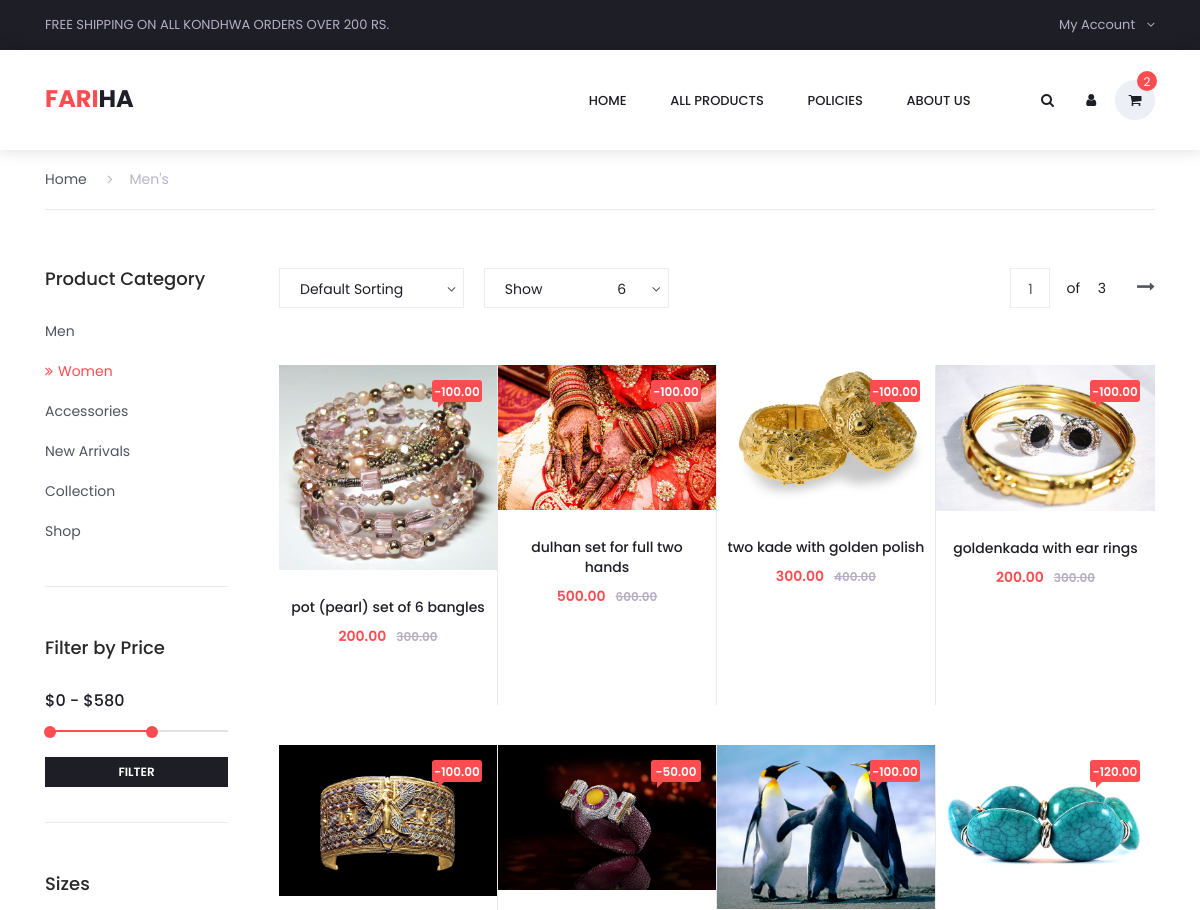
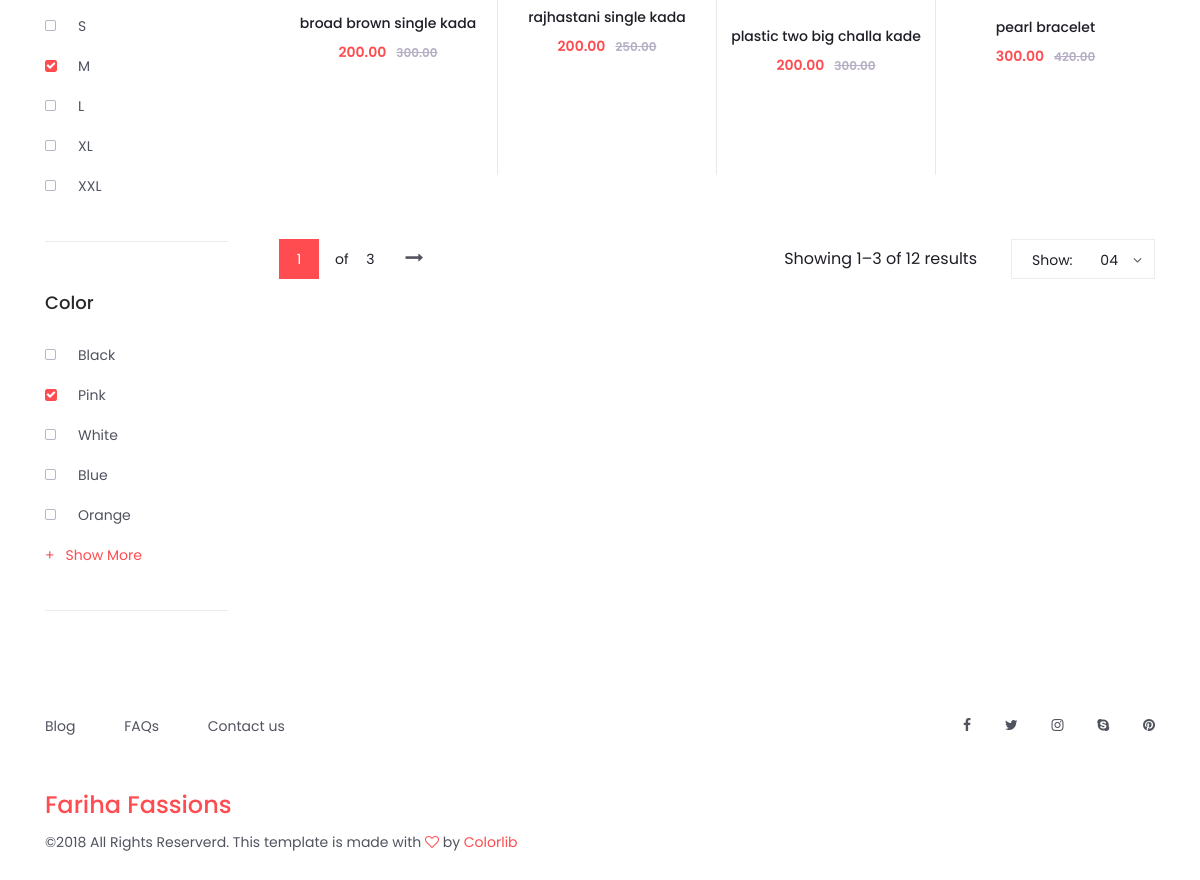
Screenshot of /products/list/ with the database file from the repository (2 pictures, top to bottom).
### portal/models.py (models this page shows, shortened)
class Product(models.Model):
    name = models.CharField(max_length=16)
    headline = models.CharField(max_length=48)
    details = models.TextField(blank=True)
    price = models.DecimalField(max_digits=6, decimal_places=2)
    actual_price = models.DecimalField(max_digits=6, decimal_places=2)
    sizes = models.ManyToManyField(Size)
    colors = models.ManyToManyField(Color)
    preference = models.PositiveSmallIntegerField(default=2, choices=PREFERENCE_CHOICES)
    categories = models.ManyToManyField(Category)
    tag = models.CharField(max_length=5, blank=True)
    available_pieces = models.PositiveSmallIntegerField(default=100)
    out_of_stock = models.BooleanField(default=False)
    created_on = models.DateTimeField(auto_now_add=True)
    updated_on = models.DateTimeField(auto_now=True)
    active = models.BooleanField(default=True)
    objects = ProductManager()
    @property
    def get_base_photo_url(self):
        return self.productphoto_set.get(base_photo=True).photo.url
    @property
    def get_off_price(self):
        return self.price - self.actual_price
    @property
    def get_absolute_url(self):
        return reverse_lazy('portal:product_detail', kwargs={'product_id': self.id})

class ProductPhoto(models.Model):
    photo = models.ImageField(upload_to='products/product_photos/')
    color = models.ForeignKey(Color, on_delete=models.PROTECT)
    position = models.ForeignKey(PhotoPosition, on_delete=models.PROTECT)
    product = models.ForeignKey('Product', on_delete=models.PROTECT)
    base_photo = models.BooleanField(default=False)

### portal/views.py (the view)
# urls.py: url(r'^products/list/$', views.ProductListView.as_view(), name='product_list'),
class ProductListView(ListView):
    model = Product
    template_name = 'portal/product_list.html'
    context_object_name = 'products'

### portal/managers.py (called while the page is built)
    def get_queryset(self):
        return ProductQueryset(self.model, using=self.db)

### portal/templates/portal/product_list.html (shortened to what this page needs)
{% extends "portal/base.html" %}
{% load static %}
    {% block custom_links %}
        <link rel="stylesheet" type="text/css" href="{% static "plugins/jquery-ui-1.12.1.custom/jquery-ui.css" %}">
        <link rel="stylesheet" type="text/css" href="{% static "styles/categories_styles.css" %}">
        <link rel="stylesheet" type="text/css" href="{% static "styles/categories_responsive.css" %}">
    {% endblock %}
{% block content %}
    <div class="super_container">
        <div class="container product_section_container">
            <div class="row">
                <div class="col product_section clearfix">
                    <div class="breadcrumbs d-flex flex-row align-items-center">
                        <ul>
                            <li><a href="index.html">Home</a></li>
                            <li class="active"><a href="index.html"><i class="fa fa-angle-right" aria-hidden="true"></i>Men's</a></li>
                        </ul>
                    </div>
                    <div class="sidebar">
                        <div class="sidebar_section">
                            <div class="sidebar_title">
                                <h5>Product Category</h5>
                            </div>
                            <ul class="sidebar_categories">
                                <li><a href="#">Men</a></li>
                                <li class="active"><a href="#"><span><i class="fa fa-angle-double-right" aria-hidden="true"></i></span>Women</a></li>
                                <li><a href="#">Accessories</a></li>
                                <li><a href="#">New Arrivals</a></li>
                                <li><a href="#">Collection</a></li>
                                <li><a href="#">Shop</a></li>
                            </ul>
                        </div>
                        <div class="sidebar_section">
                            <div class="sidebar_title">
                                <h5>Filter by Price</h5>
                            </div>
                            <p>
                                <input type="text" id="amount" readonly style="border:0; color:#f6931f; font-weight:bold;">
                            </p>
                            <div id="slider-range"></div>
                            <div class="filter_button"><span>filter</span></div>
                        </div>
                        <div class="sidebar_section">
                            <div class="sidebar_title">
                                <h5>Sizes</h5>
                            </div>
                            <ul class="checkboxes">
                                <li><i class="fa fa-square-o" aria-hidden="true"></i><span>S</span></li>
                                <li class="active"><i class="fa fa-square" aria-hidden="true"></i><span>M</span></li>
                                <li><i class="fa fa-square-o" aria-hidden="true"></i><span>L</span></li>
                                <li><i class="fa fa-square-o" aria-hidden="true"></i><span>XL</span></li>
                                <li><i class="fa fa-square-o" aria-hidden="true"></i><span>XXL</span></li>
                            </ul>
                        </div>
                        <div class="sidebar_section">
                            <div class="sidebar_title">
                                <h5>Color</h5>
                            </div>
                            <ul class="checkboxes">
                                <li><i class="fa fa-square-o" aria-hidden="true"></i><span>Black</span></li>
                                <li class="active"><i class="fa fa-square" aria-hidden="true"></i><span>Pink</span></li>
                                <li><i class="fa fa-square-o" aria-hidden="true"></i><span>White</span></li>
                                <li><i class="fa fa-square-o" aria-hidden="true"></i><span>Blue</span></li>
                                <li><i class="fa fa-square-o" aria-hidden="true"></i><span>Orange</span></li>
                            </ul>
                            <div class="show_more">
                                <span><span>+</span>Show More</span>
                            </div>
                        </div>
                    </div>
                    <div class="main_content">
                        <div class="products_iso">
                            <div class="row">
                                <div class="col">
                                    <div class="product_sorting_container product_sorting_container_top">
                                        <ul class="product_sorting">
                                            <li>
                                                <span class="type_sorting_text">Default Sorting</span>
                                                <i class="fa fa-angle-down"></i>
                                            </li>
                                            <li>
                                                <span>Show</span>
                                                <span class="num_sorting_text">6</span>
                                                <i class="fa fa-angle-down"></i>
                                            </li>
                                        </ul>
                                        <div class="pages d-flex flex-row align-items-center">
                                            <div class="page_current">
                                                <span>1</span>
                                            </div>
                                            <div class="page_total"><span>of</span> 3</div>
                                            <div id="next_page" class="page_next"><a href="#"><i class="fa fa-long-arrow-right" aria-hidden="true"></i></a></div>
                                        </div>
                                    </div>
                                    <div class="product-grid">
                                        {% for product in products %}
                                              <div class="product-item{% for category in product.categories.all %} {{ category.name }}{% endfor %}">
                                                  <div class="product discount product_filter">
                                                      <div class="product_image">
                                                          <img src="{{ product.get_base_photo_url }}" alt="">
                                                      </div>
                                                      <div class="product_bubble product_bubble_right product_bubble_red d-flex flex-column align-items-center"><span>{{ product.get_off_price }}</span></div>
                                                      <div class="product_info">
                                                          <h6 class="product_name"><a href="{{ product.get_absolute_url }}">{{ product.headline }}</a></h6>
                                                          <div class="product_price">{{ product.price }}<span>{{ product.actual_price }}</span></div>
                                                      </div>
                                                  </div>
                                              </div>
                                        {% endfor %}
                                    </div>
                                    <div class="product_sorting_container product_sorting_container_bottom clearfix">
                                        <ul class="product_sorting">
                                            <li>
                                                <span>Show:</span>
                                                <span class="num_sorting_text">04</span>
                                                <i class="fa fa-angle-down"></i>
                                            </li>
                                        </ul>
                                        <span class="showing_results">Showing 1–3 of 12 results</span>
                                        <div class="pages d-flex flex-row align-items-center">
                                            <div class="page_current">
                                                <span>1</span>
                                            </div>
                                            <div class="page_total"><span>of</span> 3</div>
                                            <div id="next_page_1" class="page_next"><a href="#"><i class="fa fa-long-arrow-right" aria-hidden="true"></i></a></div>
                                        </div>
                                    </div>
                                </div>
                            </div>
                        </div>
                    </div>
                </div>
            </div>
        </div>
    </div>
{% endblock %}

### portal/templates/portal/base.html (shortened to what this page needs)
{% load static %}
<!DOCTYPE html>
<html lang="en">
<head>
{% block common_links %}
    <link rel="stylesheet" type="text/css" href="{% static "styles/bootstrap4/bootstrap.min.css" %}">
    <link href="{% static "plugins/font-awesome-4.7.0/css/font-awesome.min.css" %}" rel="stylesheet" type="text/css">
    <link rel="stylesheet" type="text/css" href="{% static "plugins/OwlCarousel2-2.2.1/owl.carousel.css" %}">
    <link rel="stylesheet" type="text/css" href="{% static "plugins/OwlCarousel2-2.2.1/owl.theme.default.css" %}">
    <link rel="stylesheet" type="text/css" href="{% static "plugins/OwlCarousel2-2.2.1/animate.css" %}">
    <link rel="stylesheet" type="text/css" href="{% static "styles/style.css" %}">
{% endblock %}
{% block custom_links %}
{% endblock %}
</head>
<body>
<div class="super_container">
	<header class="header trans_300">
		<div class="top_nav">
			<div class="container">
				<div class="row">
					<div class="col-md-6">
						<div class="top_nav_left">free shipping on all kondhwa orders over 200 rs.</div>
					</div>
					<div class="col-md-6 text-right">
						<div class="top_nav_right">
							<ul class="top_nav_menu">
								<li class="account">
									<a href="#">
										My Account
										<i class="fa fa-angle-down"></i>
									</a>
								</li>
							</ul>
						</div>
					</div>
				</div>
			</div>
		</div>
		<div class="main_nav_container">
			<div class="container">
				<div class="row">
					<div class="col-lg-12 text-right">
						<div class="logo_container">
							<a href="{% url "portal:home" %}"><span>FARI</span>HA</a>
						</div>
						<nav class="navbar">
							<ul class="navbar_menu">
								<li><a href="{% url "portal:home" %}">home</a></li>
								<li><a href="{% url "portal:product_list" %}">all products</a></li>
								<li><a href="#">policies</a></li>
								<li><a href="{% url "portal:about_us" %}">about us</a></li>
							</ul>
							<ul class="navbar_user">
                                <li><a href="#"><i class="fa fa-search" aria-hidden="true"></i></a></li>
								<li class="a"><a href="#"><i class="fa fa-user" aria-hidden="true"></i></a></li>
                                <li class="checkout">
									<a href="{% url "cart:home" %}">
										<i class="fa fa-shopping-cart" aria-hidden="true"></i>
										<span id="checkout_items" class="checkout_items">2</span>
									</a>
								</li>
							</ul>
						</nav>
					</div>
				</div>
			</div>
		</div>
	</header>
	<div class="fs_menu_overlay"></div>
    {% block content %}
    {% endblock %}
	<footer class="footer">
		<div class="container">
			<div class="row">
				<div class="col-lg-6">
					<div class="footer_nav_container d-flex flex-sm-row flex-column align-items-center justify-content-lg-start justify-content-center text-center">
						<ul class="footer_nav">
							<li><a href="#">Blog</a></li>
							<li><a href="#">FAQs</a></li>
							<li><a href="contact.html">Contact us</a></li>
						</ul>
					</div>
				</div>
				<div class="col-lg-6">
					<div class="footer_social d-flex flex-row align-items-center justify-content-lg-end justify-content-center">
						<ul>
							<li><a href="#"><i class="fa fa-facebook" aria-hidden="true"></i></a></li>
							<li><a href="#"><i class="fa fa-twitter" aria-hidden="true"></i></a></li>
							<li><a href="#"><i class="fa fa-instagram" aria-hidden="true"></i></a></li>
							<li><a href="#"><i class="fa fa-skype" aria-hidden="true"></i></a></li>
							<li><a href="#"><i class="fa fa-pinterest" aria-hidden="true"></i></a></li>
						</ul>
					</div>
				</div>
			</div>
            <h4 style="color: #fe4c50">Fariha Fassions</h4>
			<div class="row">
				<div class="col-lg-12">
					<div class="footer_nav_container">
						<div class="cr">©2018 All Rights Reserverd. This template is made with <i class="fa fa-heart-o" aria-hidden="true"></i> by <a href="#">Colorlib</a></div>
					</div>
				</div>
			</div>
		</div>
	</footer>
</div>
</body>
</html>

### rows the page displays
Product: get_base_photo_url (picture), get_off_price "-100.00", headline "pot (pearl) set of 6 bangles", price "200.00", actual_price "300.00"
Product: get_base_photo_url (picture), get_off_price "-100.00", headline "dulhan set for full two hands", price "500.00", actual_price "600.00"
Product: get_base_photo_url (picture), get_off_price "-100.00", headline "two kade with golden polish", price "300.00", actual_price "400.00"
Product: get_base_photo_url (picture), get_off_price "-100.00", headline "goldenkada with ear rings", price "200.00", actual_price "300.00"
Product: get_base_photo_url (picture), get_off_price "-100.00", headline "broad brown single kada", price "200.00", actual_price "300.00"
Product: get_base_photo_url (picture), get_off_price "-50.00", headline "rajhastani single kada", price "200.00", actual_price "250.00"
Product: get_base_photo_url (picture), get_off_price "-100.00", headline "plastic two big challa kade", price "200.00", actual_price "300.00"
Product: get_base_photo_url (picture), get_off_price "-120.00", headline "pearl bracelet", price "300.00", actual_price "420.00"
